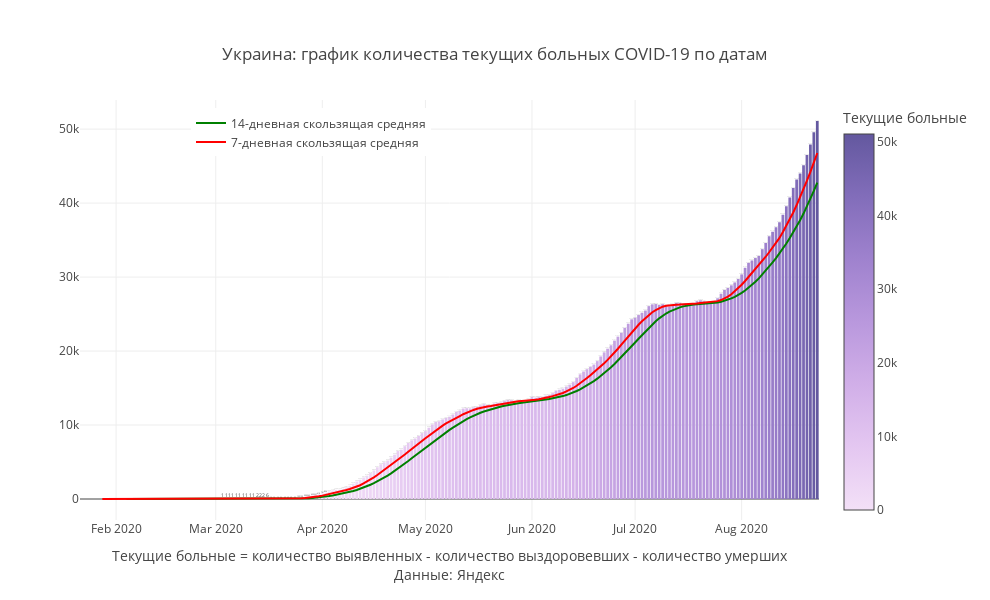

Notebook cell for this chart:
### Code cell
mask = X.Country ==my_country
#mask = (X.Date>'2020-05-01')&(X.Region.isin(regions_towatch))

fig = px.bar(X[mask], x='Date', y="Remaining_ill",color ='Remaining_ill',
             title=f'{my_country}: '+'график количества текущих больных COVID-19 по датам',
              color_continuous_scale= px.colors.sequential.Purp,text = 'Remaining_ill',
            labels = {'Day_confirmed' : "Новые заболевшие",'Remaining_ill':'Текущие больные'})
fig.add_trace(
    go.Scatter(
        name='14-дневная скользящая средняя',
        x=X[mask].Date,
        y=X[mask]['MA14_remaining_ill'],
        mode="lines",
        
        line=go.scatter.Line(color="green"),
        showlegend=True)
)

fig.add_trace(
    go.Scatter(
        name = '7-дневная скользящая средняя',
        x=X[mask].Date,
        y=X[mask]['MA7_remaining_ill'],
        mode="lines",
        
        line=go.scatter.Line(color="red"),
        showlegend=True)
)
fig.update_layout(
    annotations=[
#         dict(
#             x='2020-04-13',
#             y=10594,
#             xref="x",
#             yref="y",
#             text="Введение<br>пропускной<br>системы в Москве",
#             showarrow=True,
#             arrowhead=2,
#             ax=0,
#             ay=-60),
#         dict(
#             x='2020-06-09',
#             y=85824,
#             xref="x",
#             yref="y",
#             text="Отмена<br>пропускной<br>системы в Москве",
#             showarrow=True,
#             arrowhead=2,
#             ax=0,
#             ay=-60),
        
        dict(x=0.5,y=-0.15,
            showarrow=False,
            text="",
            xref="paper",
            yref="paper")],
                  title_x = 0.5,
                  title_y= 0.9,
                  title_xanchor = "center",
                  title_yanchor = "bottom", 
                  legend_x = 0.15,legend_y = 0.98,
                  width = 990, height = 600,template = 'gridon',
    
    
                  xaxis_title='Текущие больные = количество выявленных - количество выздоровевших - количество умерших'+
                                '<br>Данные: Яндекс',
    yaxis_title = ' '
)


fig.show()

### Figure 1 — Plotly figure (JSON) as saved in the notebook; plotly's stock layout.template omitted (floating-point values rounded to 4 significant figures; data arrays with more than 128 entries replaced by an {"elided": "..."} marker saying what was removed)
{"data": [{"alignmentgroup": "True", "hovertemplate": "Date=%{x}<br>Текущие больные=%{marker.color}<extra></extra>", "legendgroup": "", "marker": {"color": {"elided": "215 int values"}, "coloraxis": "coloraxis"}, "name": "", "offsetgroup": "", "orientation": "v", "showlegend": false, "text": {"elided": "215 int values"}, "textposition": "auto", "type": "bar", "x": {"elided": "215 str values"}, "xaxis": "x", "y": {"elided": "215 int values"}, "yaxis": "y"}, {"line": {"color": "green"}, "mode": "lines", "name": "14-дневная скользящая средняя", "showlegend": true, "type": "scatter", "x": {"elided": "215 str values"}, "y": {"elided": "215 float values"}}, {"line": {"color": "red"}, "mode": "lines", "name": "7-дневная скользящая средняя", "showlegend": true, "type": "scatter", "x": {"elided": "215 str values"}, "y": {"elided": "215 float values"}}], "layout": {"annotations": [{"showarrow": false, "text": "", "x": 0.5, "xref": "paper", "y": -0.15, "yref": "paper"}], "barmode": "relative", "coloraxis": {"colorbar": {"title": {"text": "Текущие больные"}}, "colorscale": [[0, "rgb(243, 224, 247)"], [0.1667, "rgb(228, 199, 241)"], [0.3333, "rgb(209, 175, 232)"], [0.5, "rgb(185, 152, 221)"], [0.6667, "rgb(159, 130, 206)"], [0.8333, "rgb(130, 109, 186)"], [1, "rgb(99, 88, 159)"]]}, "height": 600, "legend": {"tracegroupgap": 0, "x": 0.15, "y": 0.98}, "title": {"text": "Украина: график количества текущих больных COVID-19 по датам", "x": 0.5, "xanchor": "center", "y": 0.9, "yanchor": "bottom"}, "width": 990, "xaxis": {"anchor": "y", "domain": [0, 1], "title": {"text": "Текущие больные = количество выявленных - количество выздоровевших - количество умерших<br>Данные: Яндекс"}}, "yaxis": {"anchor": "x", "domain": [0, 1], "title": {"text": " "}}}}
